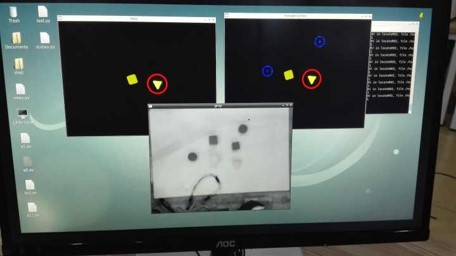
#> input picture examples/rpi_arduino_robot_arm/test.jpg, 456 x 256 px, given in place of the camera
$ python find_color.py
#> lines starting #> are read from the running program, lines starting #| are printed output that depends on the picture; after the words box and inside, x2 and y2 are one past the last pixel; in counts of white or black regions, pixels touching at a corner belong together
'''
检测四种颜色，返回坐标
'''
#导入所需的库
import numpy as np
import cv2 as cv
import serial
import time

#定义坐标
local = [0,0]
#定义相应颜色对应的阈值范围
lower_red = np.array([0,180,100])
upper_red = np.array([10,255,255])
lower_green = np.array([60,150,50])
upper_green = np.array([90,255,255])
lower_blue = np.array([95,100,50])
upper_blue = np.array([125,255,255])
lower_yellow = np.array([15,180,100])
upper_yellow = np.array([45,255,255])

#定义一个摄像头对象
cap = cv.VideoCapture(0)
ser = serial.Serial('/dev/ttyUSB1',9600)
#循环检测
def yanse(lower,upper):
	#捕获一帧数据
	for i in range(7):
		ret,frame = cap.read()
		#高斯滤波后转换到HSV颜色空间
		frame = cv.GaussianBlur(frame,(9,9),0)
		hsv = cv.cvtColor(frame,cv.COLOR_BGR2HSV)
		mask = cv.inRange(hsv,lower,upper)
		#对原图像和掩模进行按位运算（黑：0，白：1）
		res = cv.bitwise_and(frame,frame,mask = mask)
		#计算得到新的坐标，先加6倍再除以10减少抖动
		local[0] = (np.sum(np.argsort(np.sum(mask,axis = 0))[-5:-1])+1*local[0])//5
		local[1] = (np.sum(np.argsort(np.sum(mask,axis = 1))[-5:-1])+1*local[1])//5
#> this loop made 7 passes
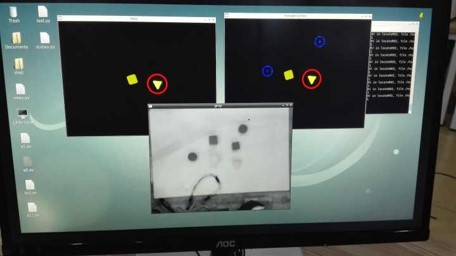
#> input picture examples/rpi_arduino_robot_arm/test.jpg, 456 x 256 px, given in place of the camera
#> pass 1, in yanse, `frame = cv.GaussianBlur(frame,(9,9),0)`:
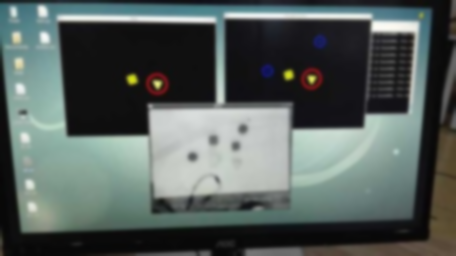
#> frame: shape (256, 456, 3); mean B, G, R 91.5, 94.6, 85
#> pass 1, in yanse, `mask = cv.inRange(hsv,lower,upper)`:
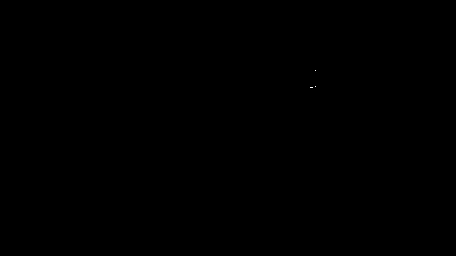
#> mask: shape (256, 456); 0% white in thin lines or dots, all inside (x1, y1, x2, y2) = (310, 70, 316, 88)
#> after the loop, local = [268, 86]
	#print(local)
	angle = 1000 + np.around(np.degrees(np.angle(np.complex(local[0]-320,450-local[1]))))
#> angle = 1098
	print(angle)
#| 1098.0
	#
	cv.circle(frame,(local[0],local[1]),40,(0,0,255),3)
	cv.circle(frame,(320,450),3,(0,0,255),3)
	cv.imshow('frame',frame)
	cv.waitKey(1000)
	ser.write(("a2090").encode())
	time.sleep(2)
	ser.write(("a%d" %angle).encode())
	time.sleep(1)
	ser.write(("a%d" %angle).encode())
	time.sleep(1)
	ser.write(("a2160").encode())
	time.sleep(0.5)
	ser.write(("a4040").encode())
	time.sleep(1)
	ser.write(("a2170").encode())
	time.sleep(1)
	ser.write(("a4005").encode())
	time.sleep(1)
	ser.write(("a2090").encode())
	time.sleep(1)

while 1 :
	try:
		yanse(lower_red,upper_red)
		ser.write(("a1022").encode())
		time.sleep(2)
		ser.write(("a2020").encode())
		time.sleep(1)
		ser.write(("a4030").encode())
		time.sleep(1)
		ser.write(("a2090").encode())
		time.sleep(1)
	except:
		pass
	try:
		yanse(lower_green,upper_green)
#> after the loop in yanse (call 2), `for i in range(7):`: local = [453, 12]
#> in yanse (call 2), `angle = 1000 + np.around(np.degrees(np.angle(np.complex(local[0]-320,4..`: angle = 1073
#| 1073.0
#> in yanse (call 2), `cv.circle(frame,(local[0],local[1]),40,(0,0,255),3)`:
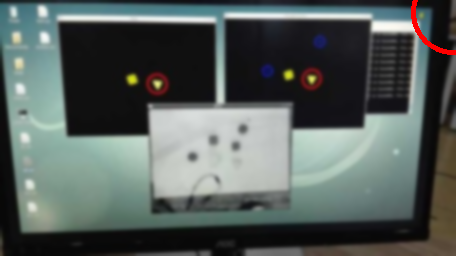
#> frame: shape (256, 456, 3); mean B, G, R 91.2, 94.3, 85.7
		ser.write(("a1067").encode())
		time.sleep(2)
		ser.write(("a2020").encode())
		time.sleep(1)
		ser.write(("a4030").encode())
		time.sleep(1)
		ser.write(("a2090").encode())
		time.sleep(1)
	except:
		pass
	try:
		yanse(lower_blue,upper_blue)
#> the loop in yanse (call 3), `for i in range(7):` made 7 passes
#> pass 1, in yanse (call 3), `mask = cv.inRange(hsv,lower,upper)`:
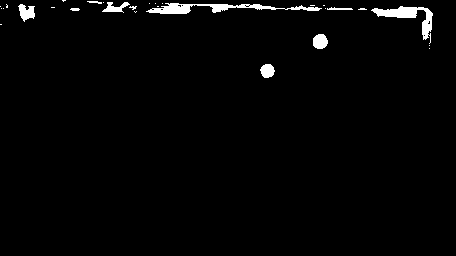
#> mask: shape (256, 456); 1.9% white; 29 white regions (20 under 20 px), largest, box (x1, y1, x2, y2) and area: (146, 3, 322, 14) 769, (371, 6, 433, 44) 643, (18, 4, 35, 22) 190
#> after the loop in yanse (call 3), `for i in range(7):`: local = [427, 9]
#> in yanse (call 3), `angle = 1000 + np.around(np.degrees(np.angle(np.complex(local[0]-320,4..`: angle = 1076
#| 1076.0
#> in yanse (call 3), `cv.circle(frame,(local[0],local[1]),40,(0,0,255),3)`:
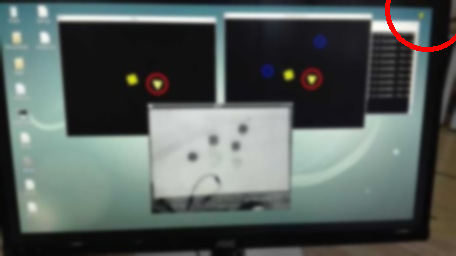
#> frame: shape (256, 456, 3); 0.45% of pixels changed, all inside (x1, y1, x2, y2) = (385, 0, 456, 52)
		ser.write(("a1112").encode())
		time.sleep(2)
		ser.write(("a2020").encode())
		time.sleep(1)
		ser.write(("a4030").encode())
		time.sleep(1)
		ser.write(("a2090").encode())
		time.sleep(1)
	except:
		pass
	try:
		yanse(lower_yellow,upper_yellow)
#> the loop in yanse (call 4), `for i in range(7):` made 7 passes
#> pass 1, in yanse (call 4), `mask = cv.inRange(hsv,lower,upper)`:
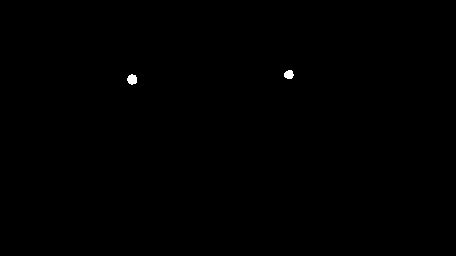
#> mask: shape (256, 456); 0.13% white; 2 white regions, box (x1, y1, x2, y2) and area: (127, 74, 137, 85) 83, (284, 70, 294, 79) 70
#> after the loop in yanse (call 4), `for i in range(7):`: local = [172, 75]
#> in yanse (call 4), `angle = 1000 + np.around(np.degrees(np.angle(np.complex(local[0]-320,4..`: angle = 1112
#| 1112.0
#> in yanse (call 4), `cv.circle(frame,(local[0],local[1]),40,(0,0,255),3)`:
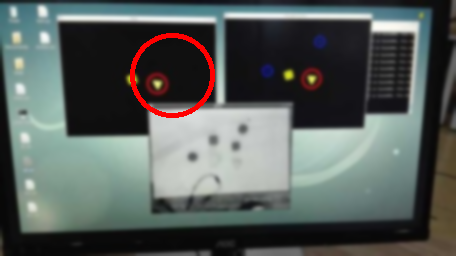
#> frame: shape (256, 456, 3); 1.08% of pixels changed, all inside (x1, y1, x2, y2) = (130, 33, 215, 118)
		ser.write(("a1157").encode())
		time.sleep(2)
		ser.write(("a2020").encode())
		time.sleep(1)
		ser.write(("a4030").encode())
		time.sleep(1)
		ser.write(("a2090").encode())
		time.sleep(1)
	except:
		pass
	if cv.waitKey(500)&0xff == 27:
#> (key Esc is pressed here)
		break
cap.release()
cv.destroyAllWindows()
